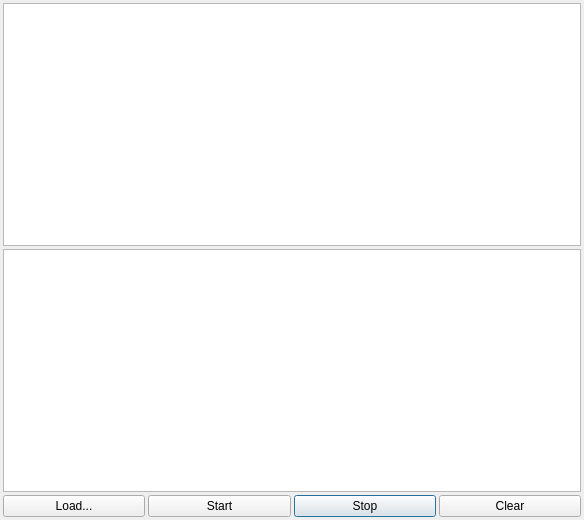
<?xml version="1.0" encoding="UTF-8"?>
<ui version="4.0">
 <class>AutomatorDialog</class>
 <widget class="QDialog" name="AutomatorDialog">
  <property name="geometry">
   <rect>
    <x>0</x>
    <y>0</y>
    <width>584</width>
    <height>520</height>
   </rect>
  </property>
  <property name="windowTitle">
   <string>Automator</string>
  </property>
  <layout class="QGridLayout" name="gridLayout">
   <property name="leftMargin">
    <number>3</number>
   </property>
   <property name="topMargin">
    <number>3</number>
   </property>
   <property name="rightMargin">
    <number>3</number>
   </property>
   <property name="bottomMargin">
    <number>3</number>
   </property>
   <property name="spacing">
    <number>3</number>
   </property>
   <item row="2" column="3">
    <widget class="QPushButton" name="bStop">
     <property name="text">
      <string>Stop</string>
     </property>
    </widget>
   </item>
   <item row="2" column="1">
    <widget class="QPushButton" name="bLoad">
     <property name="text">
      <string>Load...</string>
     </property>
    </widget>
   </item>
   <item row="2" column="4">
    <widget class="QPushButton" name="bClear">
     <property name="text">
      <string>Clear</string>
     </property>
    </widget>
   </item>
   <item row="2" column="2">
    <widget class="QPushButton" name="bStart">
     <property name="text">
      <string>Start</string>
     </property>
    </widget>
   </item>
   <item row="1" column="1" colspan="4">
    <widget class="QTextEdit" name="messageArea"/>
   </item>
   <item row="0" column="1" colspan="4">
    <widget class="QTableView" name="tableView"/>
   </item>
  </layout>
 </widget>
 <resources/>
 <connections/>
</ui>
